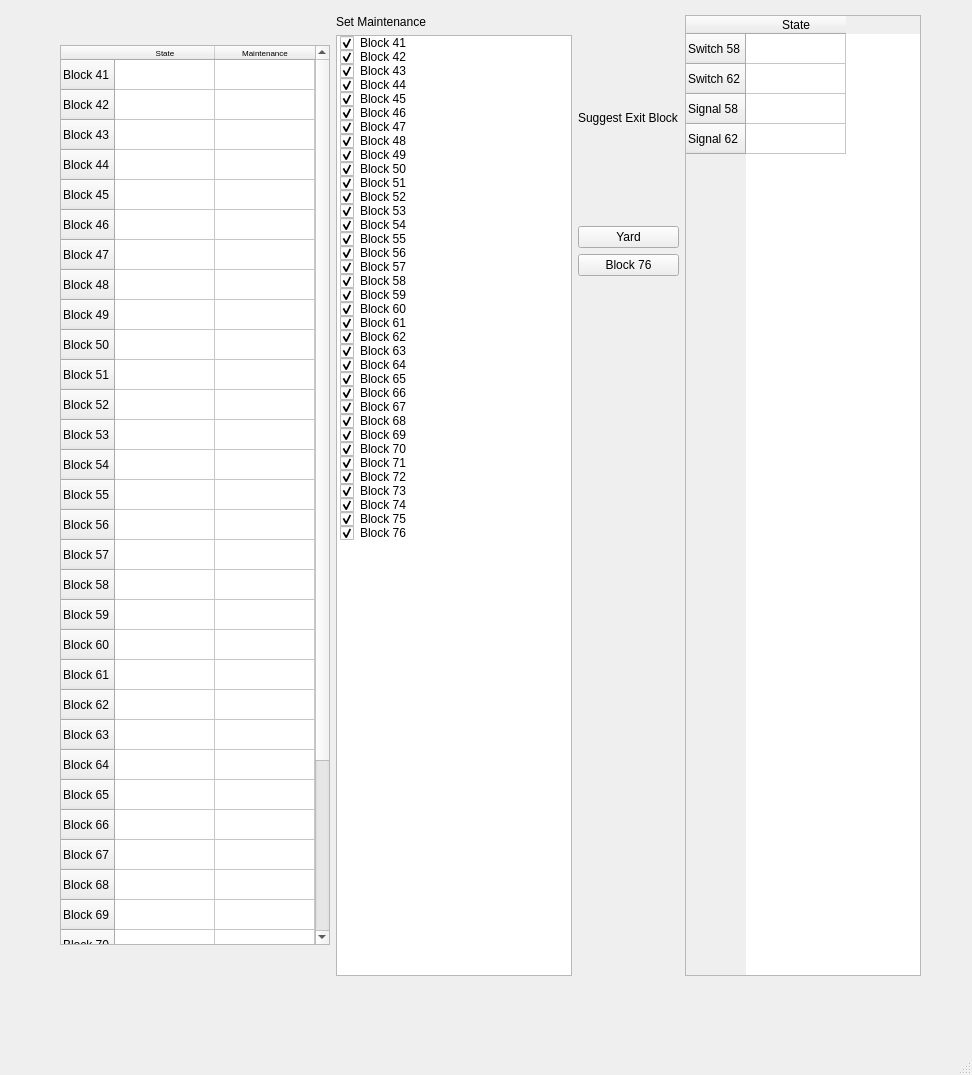
<?xml version="1.0" encoding="UTF-8"?>
<ui version="4.0">
 <class>MainWindow</class>
 <widget class="QMainWindow" name="MainWindow">
  <property name="geometry">
   <rect>
    <x>0</x>
    <y>0</y>
    <width>972</width>
    <height>1075</height>
   </rect>
  </property>
  <property name="windowTitle">
   <string>MainWindow</string>
  </property>
  <widget class="QWidget" name="centralwidget">
   <widget class="QWidget" name="horizontalLayoutWidget">
    <property name="geometry">
     <rect>
      <x>60</x>
      <y>15</y>
      <width>861</width>
      <height>961</height>
     </rect>
    </property>
    <layout class="QHBoxLayout" name="horizontalLayout">
     <item>
      <widget class="QTableWidget" name="ctc_block_table">
       <property name="sizePolicy">
        <sizepolicy hsizetype="Minimum" vsizetype="Minimum">
         <horstretch>0</horstretch>
         <verstretch>0</verstretch>
        </sizepolicy>
       </property>
       <property name="maximumSize">
        <size>
         <width>16777215</width>
         <height>900</height>
        </size>
       </property>
       <property name="verticalScrollBarPolicy">
        <enum>Qt::ScrollBarAsNeeded</enum>
       </property>
       <property name="horizontalScrollBarPolicy">
        <enum>Qt::ScrollBarAlwaysOff</enum>
       </property>
       <property name="sizeAdjustPolicy">
        <enum>QAbstractScrollArea::AdjustToContents</enum>
       </property>
       <property name="showGrid">
        <bool>true</bool>
       </property>
       <property name="sortingEnabled">
        <bool>false</bool>
       </property>
       <property name="cornerButtonEnabled">
        <bool>true</bool>
       </property>
       <attribute name="horizontalHeaderCascadingSectionResizes">
        <bool>false</bool>
       </attribute>
       <row>
        <property name="text">
         <string>Block 41</string>
        </property>
       </row>
       <row>
        <property name="text">
         <string>Block 42</string>
        </property>
       </row>
       <row>
        <property name="text">
         <string>Block 43</string>
        </property>
       </row>
       <row>
        <property name="text">
         <string>Block 44</string>
        </property>
       </row>
       <row>
        <property name="text">
         <string>Block 45</string>
        </property>
       </row>
       <row>
        <property name="text">
         <string>Block 46</string>
        </property>
       </row>
       <row>
        <property name="text">
         <string>Block 47</string>
        </property>
       </row>
       <row>
        <property name="text">
         <string>Block 48</string>
        </property>
       </row>
       <row>
        <property name="text">
         <string>Block 49</string>
        </property>
       </row>
       <row>
        <property name="text">
         <string>Block 50</string>
        </property>
       </row>
       <row>
        <property name="text">
         <string>Block 51</string>
        </property>
       </row>
       <row>
        <property name="text">
         <string>Block 52</string>
        </property>
       </row>
       <row>
        <property name="text">
         <string>Block 53</string>
        </property>
       </row>
       <row>
        <property name="text">
         <string>Block 54</string>
        </property>
       </row>
       <row>
        <property name="text">
         <string>Block 55</string>
        </property>
       </row>
       <row>
        <property name="text">
         <string>Block 56</string>
        </property>
       </row>
       <row>
        <property name="text">
         <string>Block 57</string>
        </property>
       </row>
       <row>
        <property name="text">
         <string>Block 58</string>
        </property>
       </row>
       <row>
        <property name="text">
         <string>Block 59</string>
        </property>
       </row>
       <row>
        <property name="text">
         <string>Block 60</string>
        </property>
       </row>
       <row>
        <property name="text">
         <string>Block 61</string>
        </property>
       </row>
       <row>
        <property name="text">
         <string>Block 62</string>
        </property>
       </row>
       <row>
        <property name="text">
         <string>Block 63</string>
        </property>
       </row>
       <row>
        <property name="text">
         <string>Block 64</string>
        </property>
       </row>
       <row>
        <property name="text">
         <string>Block 65</string>
        </property>
       </row>
       <row>
        <property name="text">
         <string>Block 66</string>
        </property>
       </row>
       <row>
        <property name="text">
         <string>Block 67</string>
        </property>
       </row>
       <row>
        <property name="text">
         <string>Block 68</string>
        </property>
       </row>
       <row>
        <property name="text">
         <string>Block 69</string>
        </property>
       </row>
       <row>
        <property name="text">
         <string>Block 70</string>
        </property>
       </row>
       <row>
        <property name="text">
         <string>Block 71</string>
        </property>
       </row>
       <row>
        <property name="text">
         <string>Block 72</string>
        </property>
       </row>
       <row>
        <property name="text">
         <string>Block 73</string>
        </property>
       </row>
       <row>
        <property name="text">
         <string>Block 74</string>
        </property>
       </row>
       <row>
        <property name="text">
         <string>Block 75</string>
        </property>
       </row>
       <row>
        <property name="text">
         <string>Block 76</string>
        </property>
       </row>
       <column>
        <property name="text">
         <string>State</string>
        </property>
        <property name="font">
         <font>
          <pointsize>6</pointsize>
         </font>
        </property>
       </column>
       <column>
        <property name="text">
         <string>Maintenance</string>
        </property>
        <property name="font">
         <font>
          <pointsize>6</pointsize>
         </font>
        </property>
       </column>
      </widget>
     </item>
     <item>
      <layout class="QVBoxLayout" name="verticalLayout_3">
       <item>
        <widget class="QLabel" name="label_3">
         <property name="text">
          <string>Set Maintenance</string>
         </property>
        </widget>
       </item>
       <item>
        <widget class="QListWidget" name="maint_list">
         <item>
          <property name="text">
           <string>Block 41</string>
          </property>
          <property name="checkState">
           <enum>Checked</enum>
          </property>
         </item>
         <item>
          <property name="text">
           <string>Block 42</string>
          </property>
          <property name="checkState">
           <enum>Checked</enum>
          </property>
         </item>
         <item>
          <property name="text">
           <string>Block 43</string>
          </property>
          <property name="checkState">
           <enum>Checked</enum>
          </property>
         </item>
         <item>
          <property name="text">
           <string>Block 44</string>
          </property>
          <property name="checkState">
           <enum>Checked</enum>
          </property>
         </item>
         <item>
          <property name="text">
           <string>Block 45</string>
          </property>
          <property name="checkState">
           <enum>Checked</enum>
          </property>
         </item>
         <item>
          <property name="text">
           <string>Block 46</string>
          </property>
          <property name="checkState">
           <enum>Checked</enum>
          </property>
         </item>
         <item>
          <property name="text">
           <string>Block 47</string>
          </property>
          <property name="checkState">
           <enum>Checked</enum>
          </property>
         </item>
         <item>
          <property name="text">
           <string>Block 48</string>
          </property>
          <property name="checkState">
           <enum>Checked</enum>
          </property>
         </item>
         <item>
          <property name="text">
           <string>Block 49</string>
          </property>
          <property name="checkState">
           <enum>Checked</enum>
          </property>
         </item>
         <item>
          <property name="text">
           <string>Block 50</string>
          </property>
          <property name="checkState">
           <enum>Checked</enum>
          </property>
         </item>
         <item>
          <property name="text">
           <string>Block 51</string>
          </property>
          <property name="checkState">
           <enum>Checked</enum>
          </property>
         </item>
         <item>
          <property name="text">
           <string>Block 52</string>
          </property>
          <property name="checkState">
           <enum>Checked</enum>
          </property>
         </item>
         <item>
          <property name="text">
           <string>Block 53</string>
          </property>
          <property name="checkState">
           <enum>Checked</enum>
          </property>
         </item>
         <item>
          <property name="text">
           <string>Block 54</string>
          </property>
          <property name="checkState">
           <enum>Checked</enum>
          </property>
         </item>
         <item>
          <property name="text">
           <string>Block 55</string>
          </property>
          <property name="checkState">
           <enum>Checked</enum>
          </property>
         </item>
         <item>
          <property name="text">
           <string>Block 56</string>
          </property>
          <property name="checkState">
           <enum>Checked</enum>
          </property>
         </item>
         <item>
          <property name="text">
           <string>Block 57</string>
          </property>
          <property name="checkState">
           <enum>Checked</enum>
          </property>
         </item>
         <item>
          <property name="text">
           <string>Block 58</string>
          </property>
          <property name="checkState">
           <enum>Checked</enum>
          </property>
         </item>
         <item>
          <property name="text">
           <string>Block 59</string>
          </property>
          <property name="checkState">
           <enum>Checked</enum>
          </property>
         </item>
         <item>
          <property name="text">
           <string>Block 60</string>
          </property>
          <property name="checkState">
           <enum>Checked</enum>
          </property>
         </item>
         <item>
          <property name="text">
           <string>Block 61</string>
          </property>
          <property name="checkState">
           <enum>Checked</enum>
          </property>
         </item>
         <item>
          <property name="text">
           <string>Block 62</string>
          </property>
          <property name="checkState">
           <enum>Checked</enum>
          </property>
         </item>
         <item>
          <property name="text">
           <string>Block 63</string>
          </property>
          <property name="checkState">
           <enum>Checked</enum>
          </property>
         </item>
         <item>
          <property name="text">
           <string>Block 64</string>
          </property>
          <property name="checkState">
           <enum>Checked</enum>
          </property>
         </item>
         <item>
          <property name="text">
           <string>Block 65</string>
          </property>
          <property name="checkState">
           <enum>Checked</enum>
          </property>
         </item>
         <item>
          <property name="text">
           <string>Block 66</string>
          </property>
          <property name="checkState">
           <enum>Checked</enum>
          </property>
         </item>
         <item>
          <property name="text">
           <string>Block 67</string>
          </property>
          <property name="checkState">
           <enum>Checked</enum>
          </property>
         </item>
         <item>
          <property name="text">
           <string>Block 68</string>
          </property>
          <property name="checkState">
           <enum>Checked</enum>
          </property>
         </item>
         <item>
          <property name="text">
           <string>Block 69</string>
          </property>
          <property name="checkState">
           <enum>Checked</enum>
          </property>
         </item>
         <item>
          <property name="text">
           <string>Block 70</string>
          </property>
          <property name="checkState">
           <enum>Checked</enum>
          </property>
         </item>
         <item>
          <property name="text">
           <string>Block 71</string>
          </property>
          <property name="checkState">
           <enum>Checked</enum>
          </property>
         </item>
         <item>
          <property name="text">
           <string>Block 72</string>
          </property>
          <property name="checkState">
           <enum>Checked</enum>
          </property>
         </item>
         <item>
          <property name="text">
           <string>Block 73</string>
          </property>
          <property name="checkState">
           <enum>Checked</enum>
          </property>
         </item>
         <item>
          <property name="text">
           <string>Block 74</string>
          </property>
          <property name="checkState">
           <enum>Checked</enum>
          </property>
         </item>
         <item>
          <property name="text">
           <string>Block 75</string>
          </property>
          <property name="checkState">
           <enum>Checked</enum>
          </property>
         </item>
         <item>
          <property name="text">
           <string>Block 76</string>
          </property>
          <property name="checkState">
           <enum>Checked</enum>
          </property>
         </item>
        </widget>
       </item>
      </layout>
     </item>
     <item>
      <layout class="QVBoxLayout" name="verticalLayout">
       <property name="bottomMargin">
        <number>700</number>
       </property>
       <item>
        <widget class="QLabel" name="label">
         <property name="text">
          <string>Suggest Exit Block</string>
         </property>
        </widget>
       </item>
       <item>
        <widget class="QPushButton" name="yard_button">
         <property name="text">
          <string>Yard</string>
         </property>
        </widget>
       </item>
       <item>
        <widget class="QPushButton" name="blk76_button">
         <property name="text">
          <string>Block 76</string>
         </property>
        </widget>
       </item>
      </layout>
     </item>
     <item>
      <widget class="QTableWidget" name="ctc_elements_table">
       <row>
        <property name="text">
         <string>Switch 58</string>
        </property>
       </row>
       <row>
        <property name="text">
         <string>Switch 62</string>
        </property>
       </row>
       <row>
        <property name="text">
         <string>Signal 58</string>
        </property>
       </row>
       <row>
        <property name="text">
         <string>Signal 62</string>
        </property>
       </row>
       <column>
        <property name="text">
         <string>State</string>
        </property>
       </column>
      </widget>
     </item>
    </layout>
   </widget>
  </widget>
  <widget class="QMenuBar" name="menubar">
   <property name="geometry">
    <rect>
     <x>0</x>
     <y>0</y>
     <width>972</width>
     <height>22</height>
    </rect>
   </property>
  </widget>
  <widget class="QStatusBar" name="statusbar"/>
 </widget>
 <resources/>
 <connections/>
</ui>
